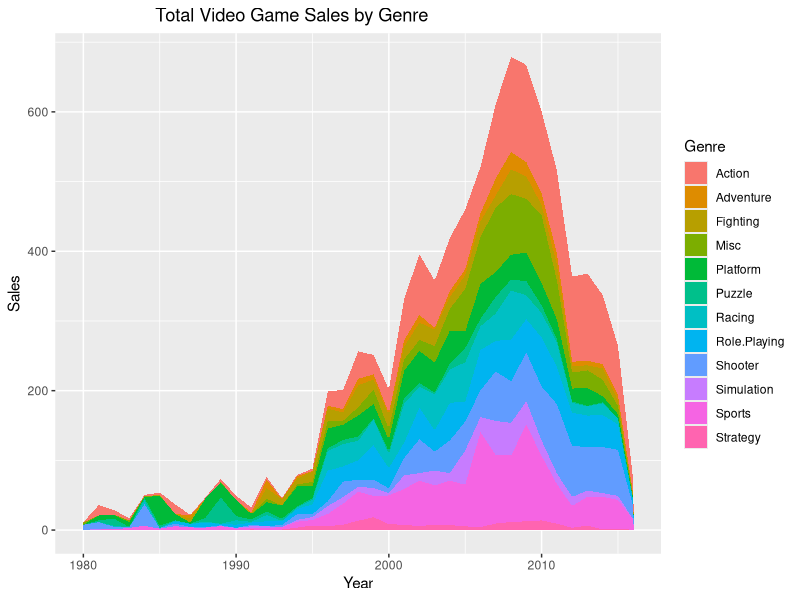
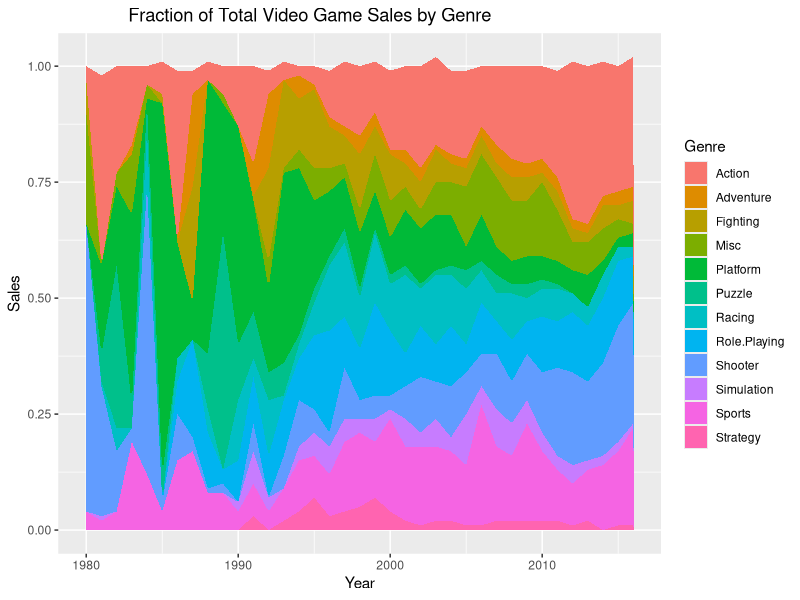

These figures' R source, in order:
## ---- chunk 1
library(ggplot2)
library(reshape2)
vg <-read.csv("vgsales.csv")

df<-melt(vg,id.vars = "Year", measure.vars = c("Action", "Adventure", "Fighting", "Misc", "Platform", "Puzzle", "Racing", "Role.Playing","Shooter","Simulation","Sports","Strategy"))

p <- ggplot(df, aes(Year,value)) + xlab("Year") + ylab("Sales") + labs(title="                    Total Video Game Sales by Genre") + scale_fill_discrete(name="Genre")

area_chart <- p + geom_area(aes(fill = variable), position = 'stack')
print(area_chart)
## ---- chunk 2
library(ggplot2)
library(reshape2)
vg <-read.csv("vgsalesfrac.csv")

df<-melt(vg,id.vars = "Year", measure.vars = c("Action", "Adventure", "Fighting", "Misc", "Platform", "Puzzle", "Racing", "Role.Playing","Shooter","Simulation","Sports","Strategy"))

p <- ggplot(df, aes(Year,value)) + xlab("Year") + ylab("Sales") + labs(title="              Fraction of Total Video Game Sales by Genre") + scale_fill_discrete(name="Genre") 

area_chart <- p + geom_area(aes(fill = variable), position = 'stack')
print(area_chart)
